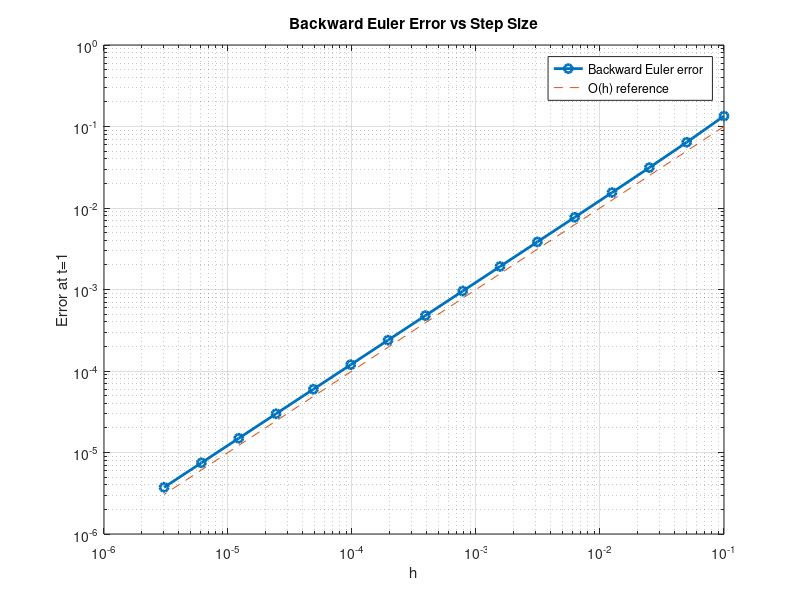

Reproduce this figure in MATLAB.
clear; clc;

yexact = @(t) 0.5*(exp(t) - sin(t) - cos(t));

kmax = 16;                  % gives Nh = 10,20,40,...,10*2^15
Nh_vals = 10 * 2.^(0:kmax-1);

h_vals = 1 ./ Nh_vals;
errors = zeros(size(Nh_vals));

for k = 1:length(Nh_vals)
    Nh = Nh_vals(k);
    h = 1 / Nh;

    t = 0;
    y = 0;

    for n = 1:Nh
        tnew = t + h;
        y = (y + h*sin(tnew)) / (1 - h);
        t = tnew;
    end

    errors(k) = abs(y - yexact(1));
end

loglog(h_vals, errors, 'o-','LineWidth',2);
grid on;
xlabel('h');
ylabel('Error at t=1');
title('Backward Euler Error vs Step Size');

hold on;
loglog(h_vals, h_vals, '--');
legend('Backward Euler error','O(h) reference','Location','best');
